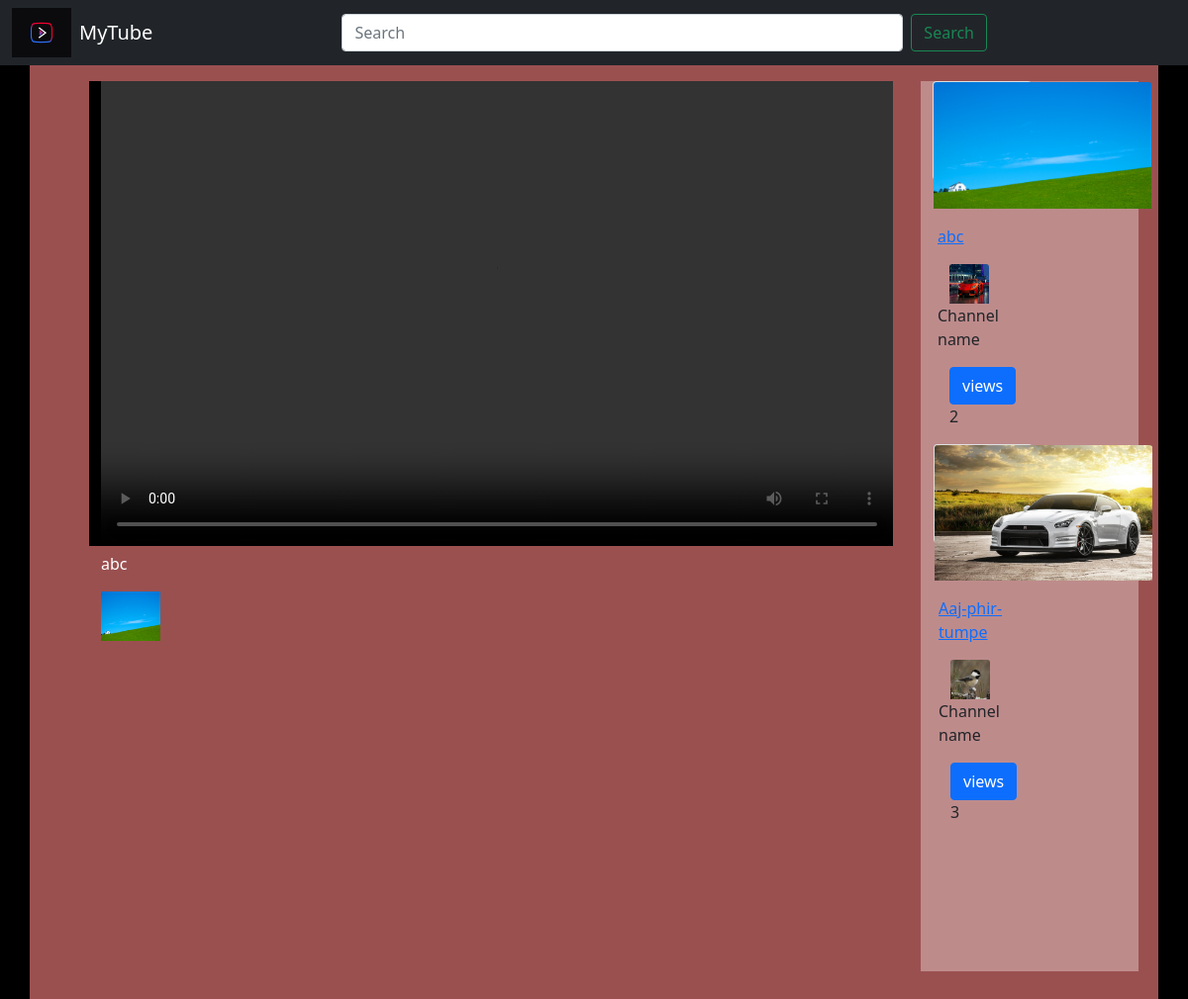
Page /watch/2 on the committed database.
### tube/models.py (models this page shows)
class showVideos(models.Model):
    video_id = models.AutoField(primary_key=True)
    videos = models.FileField(upload_to='videos_directory', default="", blank=True)
    thumbnail = models.ImageField(upload_to='Thumbnail', default="")
    title = models.CharField(max_length=50, default="")
    channel_logo = models.ImageField(upload_to="Channel_logo", default="")
    views = models.IntegerField(default=0)
    posted = models.DateTimeField()

### tube/views.py (the view)
# urls.py: path('watch/<int:myid>', views.watch, name="watch"),
def watch(request, myid):
    print("asdjf")
    watch_video = showVideos.objects.get(video_id=myid)
    allvideo = showVideos.objects.all()
    return render(request, "watch.html", {"watch_video":watch_video, "allvideo":allvideo})

### templates/watch.html (shortened to what this page needs)
{% extends 'basic.html' %}
{% block body %}
<body>
    <div class="container" style="height: 1000px; width:100%; background-color: rgb(155, 80, 80);">
        <div class="container my-3 mx-5 col-md-9"
            style="float: left; height: 470px; width: 800px; background-color: black; position: absolute;">
            <video height="470px" width="800px" controls autoplay>
                <source src='/media/{{watch_video.videos}}' type="video/mp4">
            </video>
            <p style="color: white;">{{watch_video.title}}</p>
            <img style="width: 60px; height: 50px;" src='/media/{{watch_video.thumbnail}}' alt="no img">
        </div>
        <div class="container my-3 mx-2 col" style="float: right; height: 900px; width:220px; background-color: rgb(190, 139, 139);">
            {% for i in allvideo %}
            <div class="card" style="width:100px; height:100px;">
                <a href="{{i.video_id}}">
                    <img style="width: 220px;" src='/media/{{i.thumbnail}}' class="card-img-top" alt="...">
                    <div class="card-body">
                        <p class="row">{{i.title}}</p>
                        <img src='/media/{{i.channel_logo}}' style="height: 40px; width: 40px;" class="card-img-top"
                            alt="...">
                </a>
                <p class="card-text row">Channel name</p>
                <a href="#" class="btn btn-primary">views</a>
                {{i.video_id}}
            </div>
            {% endfor %}
        </div>
    </div>
</body>
{% endblock body %}

### rows in the picture
showVideos: title "abc", thumbnail (picture), channel_logo (picture), video_id "2"
showVideos: thumbnail (picture), title "Aaj-phir-tumpe", channel_logo (picture), video_id "3"
